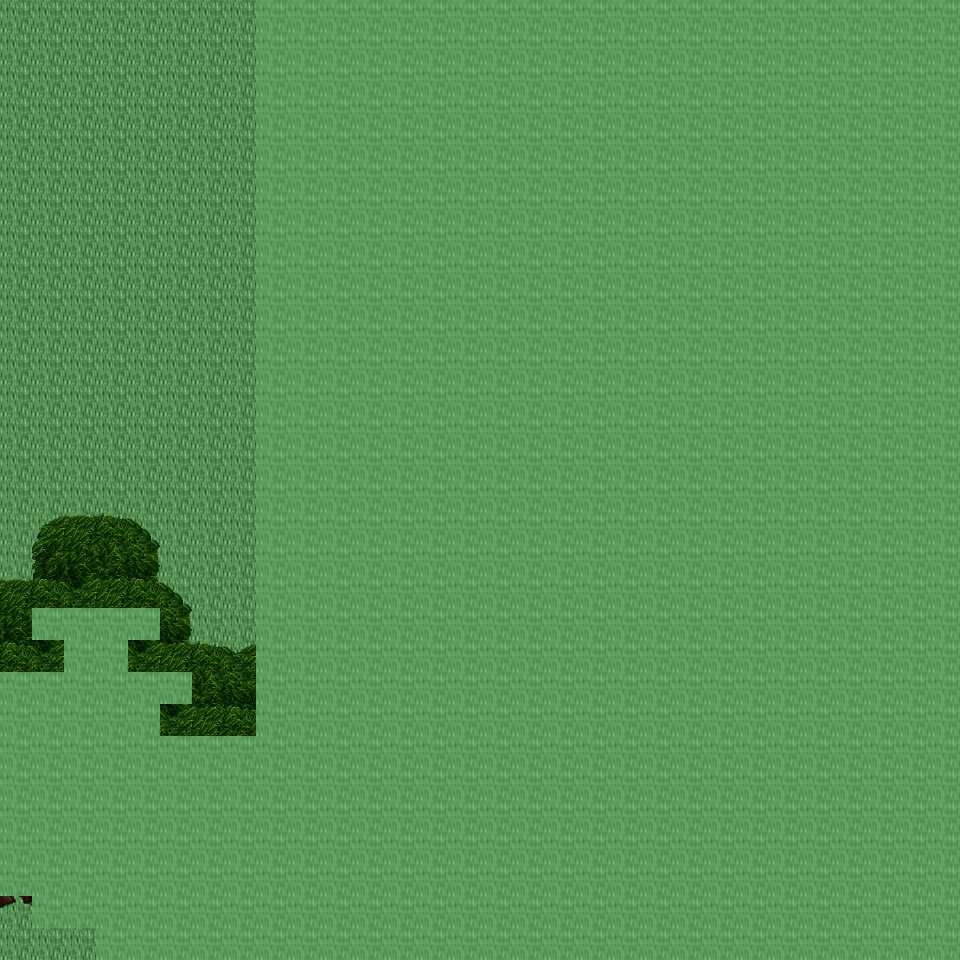

The image is a tile-based game level rendered from a .tmx file. Its description and source (layers, tilesets, objects; grid data summarised) follow:
An orthogonal 30x30 tile map with 32x32 px tiles, 6 tile layers (Ground, Object, Object2, Above, ...), 11 tilesets and 3 objects (3x mapchange).

<map version="1.0" orientation="orthogonal" renderorder="right-down" width="30" height="30" tilewidth="32" tileheight="32" nextobjectid="4">
  <tileset firstgid="1" name="tileset_ground_ground" tilewidth="32" tileheight="32" tilecount="33" columns="3">
    <image source="../drawable/tileset_ground_ground.png" width="96" height="352" />
  </tileset>
  <tileset firstgid="34" name="tileset_plant_flower_daisy_white" tilewidth="32" tileheight="32" tilecount="8" columns="2">
    <image source="../drawable/tileset_plant_flower_daisy_white.png" width="64" height="128" />
  </tileset>
  <tileset firstgid="42" name="tileset_plant_grasses" tilewidth="32" tileheight="32" tilecount="6" columns="3">
    <image source="../drawable/tileset_plant_grasses.png" width="96" height="64" />
  </tileset>
  <tileset firstgid="48" name="tileset_plant_flower_daisy_yellow" tilewidth="32" tileheight="32" tilecount="8" columns="2">
    <image source="../drawable/tileset_plant_flower_daisy_yellow.png" width="64" height="128" />
  </tileset>
  <tileset firstgid="56" name="tileset_plant_flower_daisy_blue" tilewidth="32" tileheight="32" tilecount="8" columns="2">
    <image source="../drawable/tileset_plant_flower_daisy_blue.png" width="64" height="128" />
  </tileset>
  <tileset firstgid="64" name="tileset_plant_flower_daisy_red" tilewidth="32" tileheight="32" tilecount="8" columns="2">
    <image source="../drawable/tileset_plant_flower_daisy_red.png" width="64" height="128" />
  </tileset>
  <tileset firstgid="72" name="tileset_plant_tree_tree_darkgreen" tilewidth="32" tileheight="32" tilecount="88" columns="8">
    <image source="../drawable/tileset_plant_tree_tree_darkgreen.png" width="256" height="352" />
  </tileset>
  <tileset firstgid="160" name="tileset_logic_collision" tilewidth="32" tileheight="32" tilecount="1" columns="1">
    <image source="../drawable/tileset_logic_collision.png" width="32" height="32" />
  </tileset>
  <tileset firstgid="161" name="tileset_ground_green_paving" tilewidth="32" tileheight="32" tilecount="18" columns="3">
    <image source="../drawable/tileset_ground_green_paving.png" width="96" height="192" />
  </tileset>
  <tileset firstgid="179" name="tileset_ground_water_swamp_water" tilewidth="32" tileheight="32" tilecount="33" columns="3">
    <image source="../drawable/tileset_ground_water_swamp_water.png" width="96" height="352" />
  </tileset>
  <tileset firstgid="212" name="tileset_plant_grasses_swamp" tilewidth="32" tileheight="32" tilecount="42" columns="6">
    <image source="../drawable/tileset_plant_grasses_swamp.png" width="192" height="224" />
  </tileset>
  <layer name="Ground" width="30" height="30">
    <data>[900 cells, 900 non-empty, 1 distinct tile ids]</data>
  </layer>
  <layer name="Object" width="30" height="30">
    <data>[900 cells, 154 non-empty, 26 distinct tile ids]</data>
  </layer>
  <layer name="Object2" width="30" height="30">
    <data>[900 cells, 4 non-empty, 2 distinct tile ids]</data>
  </layer>
  <layer name="Above" width="30" height="30">
    <data>[900 cells, 181 non-empty, 34 distinct tile ids]</data>
  </layer>
  <layer name="Above2" width="30" height="30">
    <data>[900 cells, 47 non-empty, 16 distinct tile ids]</data>
  </layer>
  <layer name="Walkable" width="30" height="30">
    <data>[900 cells, 729 non-empty, 1 distinct tile ids]</data>
  </layer>
  <objectgroup name="MapEvents">
    <object id="1" name="south" type="mapchange" x="0" y="928" width="96" height="32">
      <properties>
        <property name="map" value="0_ados_mountain_n2_w2_x4_y1" />
        <property name="place" value="north" />
      </properties>
    </object>
    <object id="2" name="west" type="mapchange" x="0" y="0" width="32" height="672">
      <properties>
        <property name="map" value="0_ados_mountain_n2_w2_x3_y0" />
        <property name="place" value="east" />
      </properties>
    </object>
    <object id="3" name="west2" type="mapchange" x="0" y="896" width="32" height="64">
      <properties>
        <property name="map" value="0_ados_mountain_n2_w2_x3_y0" />
        <property name="place" value="east2" />
      </properties>
    </object>
  </objectgroup>
</map>
